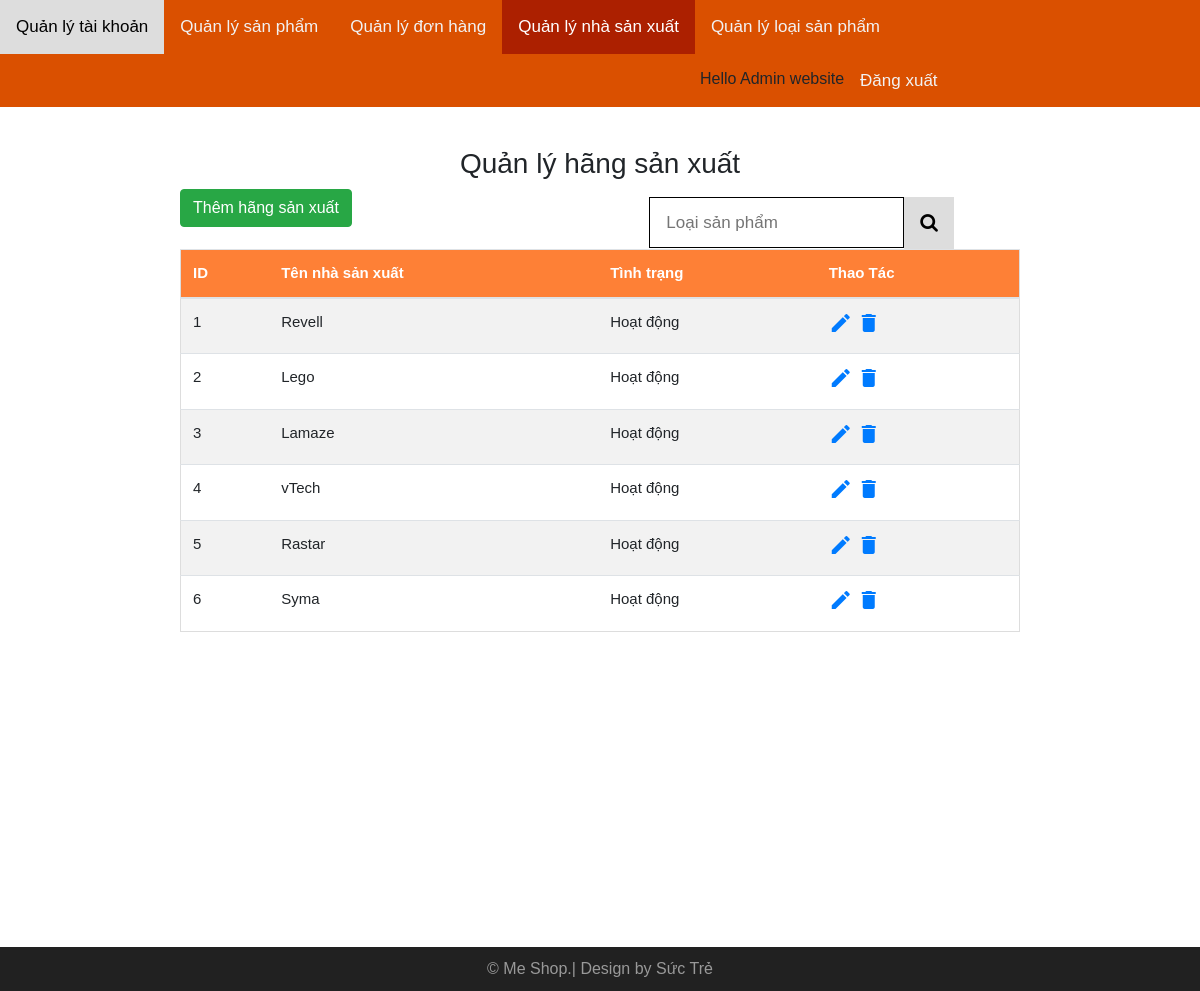
Page /admin/index.php?c=4 (signed in) on the committed database.
### tables this page shows
CREATE TABLE IF NOT EXISTS `HangSanXuat` (
  `MaHangSanXuat` int(11) NOT NULL AUTO_INCREMENT,
  `TenHangSanXuat` varchar(64) DEFAULT NULL,
  `LogoURL` varchar(45) DEFAULT NULL,
  `BiXoa` tinyint(1) DEFAULT '0',
  PRIMARY KEY (`MaHangSanXuat`)
);

### lib/DataProvider.php (called while the page is built, shortened)
<?php
    class DataProvider
    {
        public static function ExecuteQuery($sql)
        {
            $connection = mysqli_connect('localhost', 'shop', 'Shop#2022', 'MeShop') or die("couldn't connect to localhost");
            mysqli_query($connection, "set names 'utf8'");
            $result = mysqli_query($connection, $sql);
            return $result;
        }
    }
?>

### admin/pages/qlNhaSX/pDanhSach.php (the view, shortened to what this page needs)
<a href="index.php?c=4&a=2" role="button" class="btn btn-success">
    Thêm hãng sản xuất
</a>
<div class="search-container">
    <form action="index.php" method="GET">
        <input type="text" placeholder="Loại sản phẩm" name="txtSearch">
        <button type="submit"><i class="fa fa-search"></i></button>
    </form>
</div>
<table class="table table-striped table-hover" id="myTable">
    <thead>
        <tr class="bg-danger" style="color: white;">
            <th scope="col">ID</th>
            <th scope="col">Tên nhà sản xuất</th>
            <th scope="col">Tình trạng</th>
            <th scope="col">Thao Tác</th>
        </tr>
    </thead>
    <tbody>
        <?php
          if(isset($_GET["txtSearch"]))
          {
              $ten = $_GET["txtSearch"];
              $sql = "SELECT * FROM HangSanXuat WHERE TenHangSanXuat LIKE '%$ten%' ";
          }
          else{
            $sql = "SELECT * FROM HangSanXuat";
          }
        $result = DataProvider::ExecuteQuery($sql);
        while ($row = mysqli_fetch_array($result)) {
        ?>
            <tr>
                <td><?php echo $row["MaHangSanXuat"]; ?></td>
                <td><?php echo $row["TenHangSanXuat"]; ?></td>
                <td>
                    <?php
                    if ($row["BiXoa"] == 1)
                        echo "Khóa";
                    else
                        echo "Hoạt động";
                    ?>
                </td>
                <td class="action">
                    <a href="index.php?c=4&a=3&id=<?php echo $row["MaHangSanXuat"]; ?>"><i class="material-icons update">&#xE254;</i></a>
                    <a href="pages/qlNhaSX/xlXoa.php?id=<?php echo $row["MaHangSanXuat"]; ?>"><i class="material-icons remove">&#xE872;</i></a>
                </td>
            </tr>
        <?php
        }
        ?>
    </tbody>
</table>

### admin/css/styles.css (style rules this page uses)
* { box-sizing: border-box; }
body, html { height: 100%; margin: 0; font-family: Arial; }
table { border-collapse: collapse; border-spacing: 0; width: 100%; border: 1px solid #ddd; margin-top: 20px; margin-bottom: 20px; }
th { background-color: #fe8036; color: white; }
th, td { font-size: 15px; }
tr:nth-child(even) { background-color: white; }
.action a { display: inline-block; cursor: pointer; }
.search-container { float: right; margin-right: 50px; }
.search-container input[type="text"] { padding: 12px 16px; margin-top: 8px; font-size: 17px; border: 1px solid black; }
.search-container button { float: right; padding: 12px 16px; margin-top: 8px; margin-right: 16px; background: #ddd; font-size: 19px; border: none; cursor: pointer; }

### rows in the picture
hangsanxuat: MaHangSanXuat "1", TenHangSanXuat "Revell", BiXoa "Hoạt động"
hangsanxuat: MaHangSanXuat "2", TenHangSanXuat "Lego", BiXoa "Hoạt động"
hangsanxuat: MaHangSanXuat "3", TenHangSanXuat "Lamaze", BiXoa "Hoạt động"
hangsanxuat: MaHangSanXuat "4", TenHangSanXuat "vTech", BiXoa "Hoạt động"
hangsanxuat: MaHangSanXuat "5", TenHangSanXuat "Rastar", BiXoa "Hoạt động"
hangsanxuat: MaHangSanXuat "6", TenHangSanXuat "Syma", BiXoa "Hoạt động"

### other values in the picture
$_SESSION["TenHienThi"] "Admin website"
